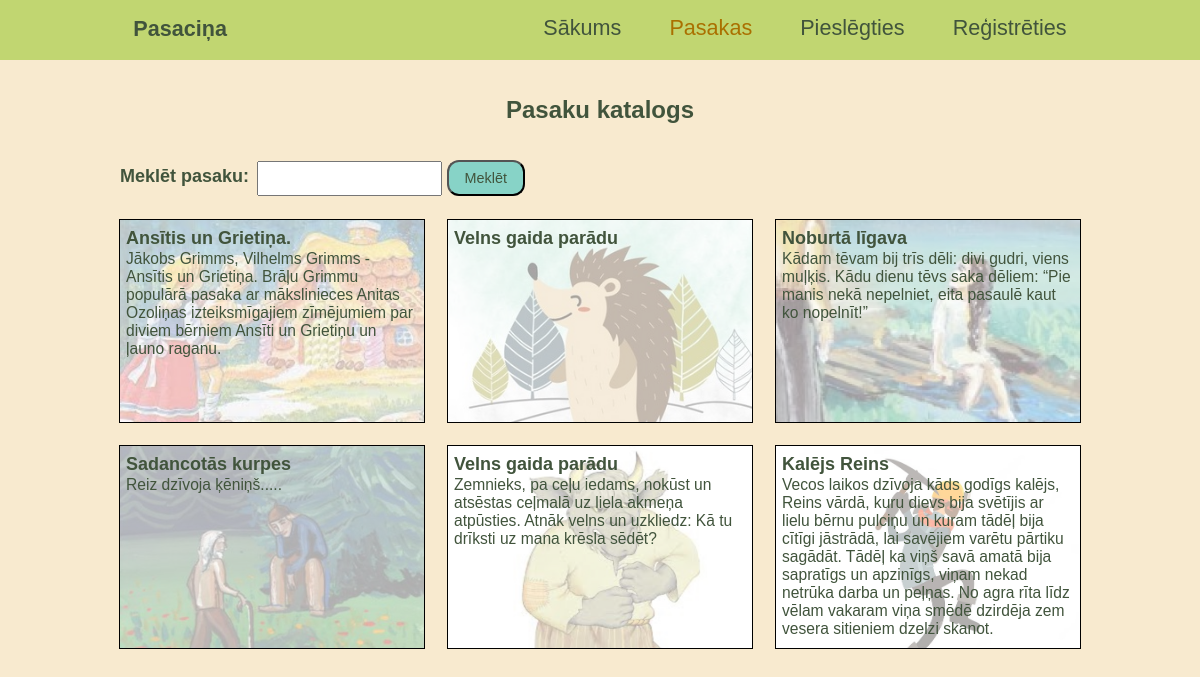
/pasakas.php, run on the app's committed database.
### tables this page shows
CREATE TABLE `pasaka` (
  `ID_pasaka` int(11) NOT NULL,
  `nosaukums` varchar(100) DEFAULT NULL,
  `apraksts` varchar(500) DEFAULT NULL,
  `pasaka` mediumtext DEFAULT NULL,
  `ID_konts` int(11) DEFAULT NULL,
  `attels` varchar(100) DEFAULT NULL
);

### htdocs/pasakas.php (the view, shortened to what this page needs)
<?php
include('db.php');
if(isset($_POST['meklet_pasaku'])){
    $nosaukums = trim(htmlspecialchars(mysqli_real_escape_string($datu_baze, $_POST['nosaukums'])));
    $pieprasijums = "SELECT * FROM pasaka WHERE Nosaukums LIKE CONCAT('%',?,'%') ORDER BY ID_pasaka LIMIT 30";
    $stmt = mysqli_prepare($datu_baze, $pieprasijums);
    mysqli_stmt_bind_param($stmt, "s", $nosaukums);
    mysqli_stmt_execute($stmt);
    $rezultats = mysqli_stmt_get_result($stmt);
    mysqli_stmt_close($stmt);
}else{
    mysqli_set_charset($datu_baze,"utf8");
    $pieprasijums = "SELECT * FROM pasaka ORDER BY ID_pasaka LIMIT 30";
    $rezultats = mysqli_query($datu_baze, $pieprasijums);
}
?>
<!DOCTYPE html>
<html>
<head>
    <?php include('header.php'); ?>
</head>
<body>
    <?php include('navigacija.php'); ?>
    <div class="atstarpe"></div>
    <div class="saturs">
        <div class="vidus">
            <h1>Pasaku katalogs</h1>
            <form id="meklet_pasaku" action="" method="POST">
                <h3>Meklēt pasaku:</h3><input type="text" name="nosaukums">
                <button type="submit" name="meklet_pasaku" class="meklet_poga">Meklēt</button>
            </form>
        </div>
        <?php
        while($pasaka = mysqli_fetch_assoc($rezultats)){
            echo "
            <a href='pasaka.php?id=".$pasaka['ID_pasaka']."' class='pasakas_karts' style='background: url(\"atteli/".$pasaka['attels']."\");background-size: cover; background-repeat: no-repeat;'>
                <div>
                    <h3>" . $pasaka['nosaukums'] . "</h3>
                    <p>".$pasaka['apraksts']."</p>
                </div>
            </a>";
        }
        ?>
    </div>
</body>
</html>

### htdocs/header.php (shortened to what this page needs)
<!DOCTYPE html>
<link href="css/reset.css" rel="stylesheet">
<link href="css/css.css" rel="stylesheet">

### htdocs/navigacija.php (shortened to what this page needs)
<div id="nav_turetajs">
    <h1 class="logo">Pasaciņa</h1>
    <div class="nav">
        <ul>
            <a <?php if($_SESSION['sadala']=='sakums'){ echo "class='nav_Izvelets'";} ?> href="index.php"><li>Sākums</li></a>
            <a <?php if($_SESSION['sadala']=='pasakas'){ echo "class='nav_Izvelets'";} ?> href="pasakas.php"><li>Pasakas</li></a>
            <?php
                if(isset($_SESSION['e_pasts'])){
                    ?>
            <a id="navigacija_konts" <?php if ($_SESSION['sadala'] == 'konts') { echo "class='nav_Izvelets'"; } ?> href='konts_pasakas.php'>
                <li>
                    Konts<img src="images/bulta_leja.png" />
                </li>
            </a>
                    <div class="konts_sadalas">
                        <a href="konts_pasakas.php">Pasakas</a>
                        <a href="konts_iestatijumi.php">Labot kontu</a>
                    </div>
                    <a href='atslegties.php'><li>Atslēgties</li></a>
                    <?php
                }else{
                    echo "
                    <a ".(($_SESSION['sadala']=='pieslegties')?'class="nav_Izvelets"':"")." href='pieslegties.php'><li>Pieslēgties</li></a>
                    <a ".(($_SESSION['sadala']=='registreties')?'class="nav_Izvelets"':"")." href='registracija.php'><li>Reģistrēties</li></a>";
                }
            ?>
        </ul>
    </div>
</div>

### htdocs/css/css.css (style rules this page uses)
body { overflow-x: hidden; color: #10615b; height: 80vh; }
.pasakas_karts { border: 0.1vw solid #000; box-shadow: inset 0 0 0 1000px rgba(255, 255, 255, 0.6); height: 100%; width: 100%; position: relative; min-height: 200px; grid-column-start: 1; grid-column-end: 3; }
.pasakas_karts div { position: relative; padding: 0.5vw; height: calc(100% - 1vw); width: calc(100% - 1vw); }
h1 { text-align: center; }
button { background: #87d3c7; color: #41543c; border-radius: 1vw; padding: 0.5rem 1rem; }
p { color: #41543c; font-size: 3vw; line-height: 3.5vw; }
h1 { color: #41543c; font-size: 4vw; line-height: 4.5vw; }
h3 { color: #41543c; font-size: 3vw; line-height: 3.5vw; }
a { color: #e9a74a; }
.nav ul li { font-size: 3vw; }
body { background: #f8eacf; font-family: Tahoma, sans-serif; font-weight: 400; }
.atstarpe { height: 6vw; }
.saturs { display: grid; place-items: center; grid-template-columns: 1fr; grid-template-rows: auto; grid-gap: 2vw; border: 0; width: 80%; margin: 0 auto; margin-bottom: 10vw; }
.saturs .vidus { grid-column: 1/3; }
.vidus h1 { margin-top: 2rem; }
#nav_turetajs { background: #c1d671; text-align: center; position: fixed; z-index: 999; width: 100%; height: 6vw; }
.logo { color: #41543c; font-size: 3.3vw; padding-top: 1.6vw; line-height: 2vw; }
.nav { position: absolute; text-align: left; top: 100%; left: 0; width: 100%; transform: scale(1, 0); transform-origin: top; transition: transform 0.5s ease-in-out; }
.nav ul { background: #c1d671; }
.nav ul li { padding-bottom: 2vw; margin-left: 1vw; transition: opacity 150ms ease-in-out; opacity: 0; }
.nav a { color: #41543c; font-size: 1.8vw; padding-bottom: 0.7vw; }
.nav .nav_Izvelets { color: #aa7000; }
#meklet_pasaku { margin-top: 2rem; }
#meklet_pasaku h3 { float: left; line-height: 2rem; margin-right: 0.5rem; }
#meklet_pasaku input { height: 1.8rem; }
form button { margin-top: 2vw; width: 100%; font-size: 1.2vw; }
.meklet_poga { width: auto; margin: 0; }
@media screen and (min-width: 1100px) { p { font-size: 1.3vw; line-height: 1.5vw; } }
@media screen and (min-width: 1100px) { h1 { font-size: 2vw; line-height: 3vw; } }
@media screen and (min-width: 1100px) { h3 { font-size: 1.5vw; line-height: 2vw; } }
@media screen and (min-width: 1100px) { .atstarpe { height: 5vw; } }
@media screen and (min-width: 1100px) { .saturs { grid-template-columns: 1fr 1fr 1fr; } }
@media screen and (min-width: 1100px) { .saturs .vidus { grid-column: 1/4; width: 100%; } }
@media screen and (min-width: 1100px) { .pasakas_karts { grid-column: auto; } }
@media screen and (min-width: 1100px) { #nav_turetajs { height: 5vw; display: grid; grid-template-columns: 0.6fr 1.6fr 2.6fr 0.6fr; } }
@media screen and (min-width: 1100px) { .logo { text-align: left; font-size: 1.8vw; padding-top: 1.2vw; line-height: 2.5vw; grid-column: 2/3; } }
@media screen and (min-width: 1100px) { .nav { position: relative; transition: none; transform: scale(1, 1); top: initial; left: initial; grid-column: 3/4; } }
@media screen and (min-width: 1100px) { .nav ul { margin-top: 0.7vw; display: flex; justify-content: flex-end; } }
@media screen and (min-width: 1100px) { .nav ul li { height: 3vw; margin-left: 4vw; padding-bottom: 0; padding-top: 0.6vw; line-height: 2vw; font-size: 1.8vw; opacity: 1; } }

### data on the page
pasaka: attels (picture), nosaukums "Ansītis un Grietiņa.", apraksts "Jākobs Grimms, Vilhelms Grimms - Ansītis un Grietiņa. Brāļu Grimmu populārā pasaka ar mākslinieces Anitas Ozoliņas izteiksmīgajiem zīmējumiem par diviem bērniem Ansīti un Grietiņu un ļauno raganu."
pasaka: attels (picture), nosaukums "Velns gaida parādu"
pasaka: attels (picture), nosaukums "Noburtā līgava", apraksts "Kādam tēvam bij trīs dēli: divi gudri, viens muļķis. Kādu dienu tēvs saka dēliem: “Pie manis nekā nepelniet, eita pasaulē kaut ko nopelnīt!”"
pasaka: attels (picture), nosaukums "Sadancotās kurpes", apraksts "Reiz dzīvoja ķēniņš....."
pasaka: attels (picture), nosaukums "Velns gaida parādu", apraksts "Zemnieks, pa ceļu iedams, nokūst un atsēstas ceļmalā uz liela akmeņa atpūsties. Atnāk velns un uzkliedz: Kā tu drīksti uz mana krēsla sēdēt?"
pasaka: attels (picture), nosaukums "Kalējs Reins", apraksts "Vecos laikos dzīvoja kāds godīgs kalējs, Reins vārdā, kuru dievs bija svētījis ar lielu bērnu pulciņu un kuram tādēļ bija cītīgi jāstrādā, lai savējiem varētu pārtiku sagādāt. Tādēļ ka viņš savā amatā bija sapratīgs un apzinīgs, viņam nekad netrūka darba un peļņas. No agra rīta līdz vēlam vakaram viņa smēdē dzirdēja zem vesera sitieniem dzelzi skanot."
